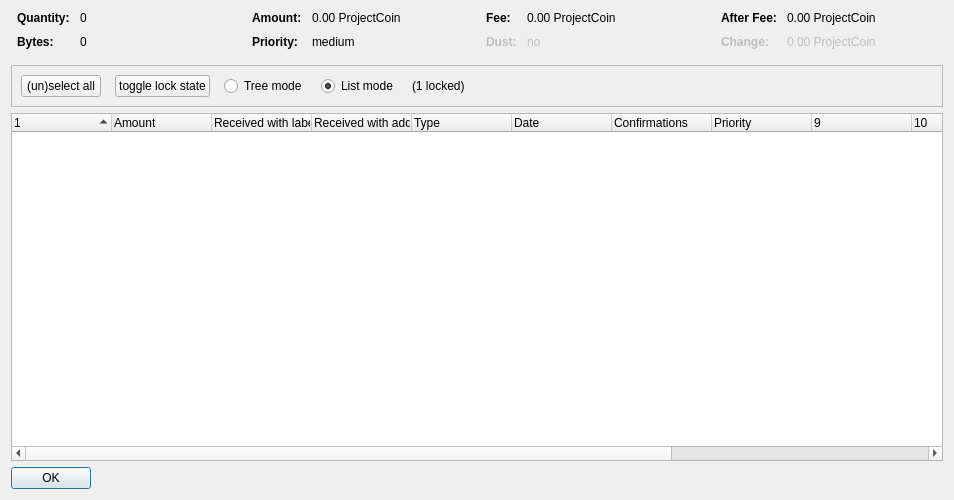
<?xml version="1.0" encoding="UTF-8"?>
<ui version="4.0">
 <class>CoinControlDialog</class>
 <widget class="QDialog" name="CoinControlDialog">
  <property name="geometry">
   <rect>
    <x>0</x>
    <y>0</y>
    <width>954</width>
    <height>500</height>
   </rect>
  </property>
  <property name="windowTitle">
   <string>Coin Selection</string>
  </property>
  <layout class="QVBoxLayout" name="verticalLayout">
   <item>
    <layout class="QHBoxLayout" name="horizontalLayoutTop" stretch="0,0,0,0">
     <property name="topMargin">
      <number>0</number>
     </property>
     <property name="bottomMargin">
      <number>10</number>
     </property>
     <item>
      <layout class="QFormLayout" name="formLayoutCoinControl1">
       <property name="horizontalSpacing">
        <number>10</number>
       </property>
       <property name="verticalSpacing">
        <number>10</number>
       </property>
       <property name="leftMargin">
        <number>6</number>
       </property>
       <property name="rightMargin">
        <number>6</number>
       </property>
       <item row="0" column="0">
        <widget class="QLabel" name="labelCoinControlQuantityText">
         <property name="font">
          <font>
           <weight>75</weight>
           <bold>true</bold>
          </font>
         </property>
         <property name="text">
          <string>Quantity:</string>
         </property>
        </widget>
       </item>
       <item row="0" column="1">
        <widget class="QLabel" name="labelCoinControlQuantity">
         <property name="cursor">
          <cursorShape>IBeamCursor</cursorShape>
         </property>
         <property name="contextMenuPolicy">
          <enum>Qt::ActionsContextMenu</enum>
         </property>
         <property name="text">
          <string notr="true">0</string>
         </property>
         <property name="textInteractionFlags">
          <set>Qt::LinksAccessibleByMouse|Qt::TextSelectableByKeyboard|Qt::TextSelectableByMouse</set>
         </property>
        </widget>
       </item>
       <item row="1" column="0">
        <widget class="QLabel" name="labelCoinControlBytesText">
         <property name="font">
          <font>
           <weight>75</weight>
           <bold>true</bold>
          </font>
         </property>
         <property name="text">
          <string>Bytes:</string>
         </property>
        </widget>
       </item>
       <item row="1" column="1">
        <widget class="QLabel" name="labelCoinControlBytes">
         <property name="cursor">
          <cursorShape>IBeamCursor</cursorShape>
         </property>
         <property name="contextMenuPolicy">
          <enum>Qt::ActionsContextMenu</enum>
         </property>
         <property name="text">
          <string notr="true">0</string>
         </property>
         <property name="textInteractionFlags">
          <set>Qt::LinksAccessibleByMouse|Qt::TextSelectableByKeyboard|Qt::TextSelectableByMouse</set>
         </property>
        </widget>
       </item>
      </layout>
     </item>
     <item>
      <layout class="QFormLayout" name="formLayoutCoinControl2">
       <property name="horizontalSpacing">
        <number>10</number>
       </property>
       <property name="verticalSpacing">
        <number>10</number>
       </property>
       <property name="leftMargin">
        <number>6</number>
       </property>
       <property name="rightMargin">
        <number>6</number>
       </property>
       <item row="0" column="0">
        <widget class="QLabel" name="labelCoinControlAmountText">
         <property name="font">
          <font>
           <weight>75</weight>
           <bold>true</bold>
          </font>
         </property>
         <property name="text">
          <string>Amount:</string>
         </property>
        </widget>
       </item>
       <item row="0" column="1">
        <widget class="QLabel" name="labelCoinControlAmount">
         <property name="cursor">
          <cursorShape>IBeamCursor</cursorShape>
         </property>
         <property name="contextMenuPolicy">
          <enum>Qt::ActionsContextMenu</enum>
         </property>
         <property name="text">
          <string notr="true">0.00 ProjectCoin</string>
         </property>
         <property name="textInteractionFlags">
          <set>Qt::LinksAccessibleByMouse|Qt::TextSelectableByKeyboard|Qt::TextSelectableByMouse</set>
         </property>
        </widget>
       </item>
       <item row="1" column="0">
        <widget class="QLabel" name="labelCoinControlPriorityText">
         <property name="font">
          <font>
           <weight>75</weight>
           <bold>true</bold>
          </font>
         </property>
         <property name="text">
          <string>Priority:</string>
         </property>
        </widget>
       </item>
       <item row="1" column="1">
        <widget class="QLabel" name="labelCoinControlPriority">
         <property name="cursor">
          <cursorShape>IBeamCursor</cursorShape>
         </property>
         <property name="contextMenuPolicy">
          <enum>Qt::ActionsContextMenu</enum>
         </property>
         <property name="text">
          <string>medium</string>
         </property>
         <property name="textInteractionFlags">
          <set>Qt::LinksAccessibleByMouse|Qt::TextSelectableByKeyboard|Qt::TextSelectableByMouse</set>
         </property>
        </widget>
       </item>
      </layout>
     </item>
     <item>
      <layout class="QFormLayout" name="formLayoutCoinControl3">
       <property name="horizontalSpacing">
        <number>10</number>
       </property>
       <property name="verticalSpacing">
        <number>10</number>
       </property>
       <property name="leftMargin">
        <number>6</number>
       </property>
       <property name="rightMargin">
        <number>6</number>
       </property>
       <item row="0" column="0">
        <widget class="QLabel" name="labelCoinControlFeeText">
         <property name="font">
          <font>
           <weight>75</weight>
           <bold>true</bold>
          </font>
         </property>
         <property name="text">
          <string>Fee:</string>
         </property>
        </widget>
       </item>
       <item row="0" column="1">
        <widget class="QLabel" name="labelCoinControlFee">
         <property name="cursor">
          <cursorShape>IBeamCursor</cursorShape>
         </property>
         <property name="contextMenuPolicy">
          <enum>Qt::ActionsContextMenu</enum>
         </property>
         <property name="text">
          <string notr="true">0.00 ProjectCoin</string>
         </property>
         <property name="textInteractionFlags">
          <set>Qt::LinksAccessibleByMouse|Qt::TextSelectableByKeyboard|Qt::TextSelectableByMouse</set>
         </property>
        </widget>
       </item>
       <item row="1" column="0">
        <widget class="QLabel" name="labelCoinControlLowOutputText">
         <property name="enabled">
          <bool>false</bool>
         </property>
         <property name="font">
          <font>
           <weight>75</weight>
           <bold>true</bold>
          </font>
         </property>
         <property name="text">
          <string>Dust:</string>
         </property>
        </widget>
       </item>
       <item row="1" column="1">
        <widget class="QLabel" name="labelCoinControlLowOutput">
         <property name="enabled">
          <bool>false</bool>
         </property>
         <property name="cursor">
          <cursorShape>IBeamCursor</cursorShape>
         </property>
         <property name="contextMenuPolicy">
          <enum>Qt::ActionsContextMenu</enum>
         </property>
         <property name="text">
          <string>no</string>
         </property>
         <property name="textInteractionFlags">
          <set>Qt::LinksAccessibleByMouse|Qt::TextSelectableByKeyboard|Qt::TextSelectableByMouse</set>
         </property>
        </widget>
       </item>
      </layout>
     </item>
     <item>
      <layout class="QFormLayout" name="formLayoutCoinControl4">
       <property name="horizontalSpacing">
        <number>10</number>
       </property>
       <property name="verticalSpacing">
        <number>10</number>
       </property>
       <property name="leftMargin">
        <number>6</number>
       </property>
       <property name="rightMargin">
        <number>6</number>
       </property>
       <item row="0" column="0">
        <widget class="QLabel" name="labelCoinControlAfterFeeText">
         <property name="font">
          <font>
           <weight>75</weight>
           <bold>true</bold>
          </font>
         </property>
         <property name="text">
          <string>After Fee:</string>
         </property>
        </widget>
       </item>
       <item row="0" column="1">
        <widget class="QLabel" name="labelCoinControlAfterFee">
         <property name="cursor">
          <cursorShape>IBeamCursor</cursorShape>
         </property>
         <property name="contextMenuPolicy">
          <enum>Qt::ActionsContextMenu</enum>
         </property>
         <property name="text">
          <string notr="true">0.00 ProjectCoin</string>
         </property>
         <property name="textInteractionFlags">
          <set>Qt::LinksAccessibleByMouse|Qt::TextSelectableByKeyboard|Qt::TextSelectableByMouse</set>
         </property>
        </widget>
       </item>
       <item row="1" column="0">
        <widget class="QLabel" name="labelCoinControlChangeText">
         <property name="enabled">
          <bool>false</bool>
         </property>
         <property name="font">
          <font>
           <weight>75</weight>
           <bold>true</bold>
          </font>
         </property>
         <property name="text">
          <string>Change:</string>
         </property>
        </widget>
       </item>
       <item row="1" column="1">
        <widget class="QLabel" name="labelCoinControlChange">
         <property name="enabled">
          <bool>false</bool>
         </property>
         <property name="cursor">
          <cursorShape>IBeamCursor</cursorShape>
         </property>
         <property name="contextMenuPolicy">
          <enum>Qt::ActionsContextMenu</enum>
         </property>
         <property name="text">
          <string notr="true">0.00 ProjectCoin</string>
         </property>
         <property name="textInteractionFlags">
          <set>Qt::LinksAccessibleByMouse|Qt::TextSelectableByKeyboard|Qt::TextSelectableByMouse</set>
         </property>
        </widget>
       </item>
      </layout>
     </item>
    </layout>
   </item>
   <item>
    <widget class="QFrame" name="frame">
     <property name="minimumSize">
      <size>
       <width>0</width>
       <height>40</height>
      </size>
     </property>
     <property name="frameShape">
      <enum>QFrame::StyledPanel</enum>
     </property>
     <property name="frameShadow">
      <enum>QFrame::Sunken</enum>
     </property>
     <layout class="QHBoxLayout" name="horizontalLayout">
      <item>
       <layout class="QHBoxLayout" name="horizontalLayoutPanel" stretch="0,0,0,0,0,0">
        <property name="spacing">
         <number>14</number>
        </property>
        <item>
         <widget class="QPushButton" name="pushButtonSelectAll">
          <property name="sizePolicy">
           <sizepolicy hsizetype="Maximum" vsizetype="Fixed">
            <horstretch>0</horstretch>
            <verstretch>0</verstretch>
           </sizepolicy>
          </property>
          <property name="text">
           <string>(un)select all</string>
          </property>
          <property name="autoDefault">
           <bool>false</bool>
          </property>
         </widget>
        </item>
        <item>
         <widget class="QPushButton" name="pushButtonToggleLock">
          <property name="sizePolicy">
           <sizepolicy hsizetype="Maximum" vsizetype="Fixed">
            <horstretch>0</horstretch>
            <verstretch>0</verstretch>
           </sizepolicy>
          </property>
          <property name="text">
           <string>toggle lock state</string>
          </property>
          <property name="autoDefault">
           <bool>false</bool>
          </property>
         </widget>
        </item>
        <item>
         <widget class="QRadioButton" name="radioTreeMode">
          <property name="sizePolicy">
           <sizepolicy hsizetype="Maximum" vsizetype="Fixed">
            <horstretch>0</horstretch>
            <verstretch>0</verstretch>
           </sizepolicy>
          </property>
          <property name="text">
           <string>Tree mode</string>
          </property>
         </widget>
        </item>
        <item>
         <widget class="QRadioButton" name="radioListMode">
          <property name="sizePolicy">
           <sizepolicy hsizetype="Maximum" vsizetype="Fixed">
            <horstretch>0</horstretch>
            <verstretch>0</verstretch>
           </sizepolicy>
          </property>
          <property name="text">
           <string>List mode</string>
          </property>
          <property name="checked">
           <bool>true</bool>
          </property>
         </widget>
        </item>
        <item>
         <widget class="QLabel" name="labelLocked">
          <property name="text">
           <string>(1 locked)</string>
          </property>
         </widget>
        </item>
        <item>
         <spacer name="horizontalSpacer">
          <property name="orientation">
           <enum>Qt::Horizontal</enum>
          </property>
          <property name="sizeHint" stdset="0">
           <size>
            <width>40</width>
            <height>20</height>
           </size>
          </property>
         </spacer>
        </item>
       </layout>
      </item>
     </layout>
    </widget>
   </item>
   <item>
    <widget class="CoinControlTreeWidget" name="treeWidget">
     <property name="contextMenuPolicy">
      <enum>Qt::CustomContextMenu</enum>
     </property>
     <property name="sortingEnabled">
      <bool>false</bool>
     </property>
     <property name="columnCount">
      <number>13</number>
     </property>
     <attribute name="headerShowSortIndicator" stdset="0">
      <bool>true</bool>
     </attribute>
     <attribute name="headerStretchLastSection">
      <bool>false</bool>
     </attribute>
     <column>
      <property name="text">
       <string/>
      </property>
     </column>
     <column>
      <property name="text">
       <string>Amount</string>
      </property>
     </column>
     <column>
      <property name="text">
       <string>Received with label</string>
      </property>
     </column>
     <column>
      <property name="text">
       <string>Received with address</string>
      </property>
     </column>
     <column>
      <property name="text">
	<string>Type</string>
      </property>
     </column>
     <column>
      <property name="text">
       <string>Date</string>
      </property>
     </column>
     <column>
      <property name="text">
       <string>Confirmations</string>
      </property>
      <property name="toolTip">
       <string>Confirmed</string>
      </property>
     </column>
     <column>
      <property name="text">
       <string>Priority</string>
      </property>
     </column>
     <column>
      <property name="text">
       <string/>
      </property>
     </column>
     <column>
      <property name="text">
       <string/>
      </property>
     </column>
     <column>
      <property name="text">
       <string/>
      </property>
     </column>
     <column>
      <property name="text">
       <string/>
      </property>
     </column>
     <column>
      <property name="text">
       <string/>
      </property>
     </column>
    </widget>
   </item>
   <item>
    <widget class="QDialogButtonBox" name="buttonBox">
     <property name="sizePolicy">
      <sizepolicy hsizetype="Maximum" vsizetype="Fixed">
       <horstretch>0</horstretch>
       <verstretch>0</verstretch>
      </sizepolicy>
     </property>
     <property name="orientation">
      <enum>Qt::Horizontal</enum>
     </property>
     <property name="standardButtons">
      <set>QDialogButtonBox::Ok</set>
     </property>
    </widget>
   </item>
  </layout>
 </widget>
 <customwidgets>
  <customwidget>
   <class>CoinControlTreeWidget</class>
   <extends>QTreeWidget</extends>
   <header>coincontroltreewidget.h</header>
  </customwidget>
 </customwidgets>
 <resources/>
 <connections/>
</ui>
